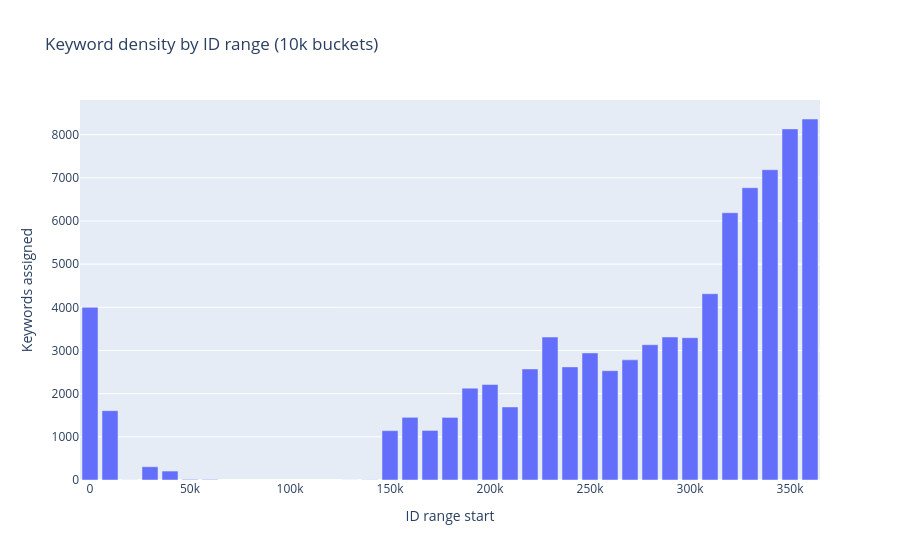

Source (notebook cell):
### Code cell
# Keyword density by ID bucket (proxy for when keywords were added)
df["id_bucket"] = (df["tmdb_keyword_id"] // 10_000) * 10_000
bucket_counts = df.groupby("id_bucket").size().reset_index(name="count")

fig = px.bar(
    bucket_counts,
    x="id_bucket",
    y="count",
    title="Keyword density by ID range (10k buckets)",
    labels={"id_bucket": "ID range start", "count": "Keywords assigned"},
)
fig.show()

### Figure 1 — Plotly figure (JSON) as saved in the notebook; plotly's stock layout.template omitted (floating-point values rounded to 4 significant figures)
{"data": [{"hovertemplate": "ID range start=%{x}<br>Keywords assigned=%{y}<extra></extra>", "legendgroup": "", "marker": {"color": "#636efa", "pattern": {"shape": ""}}, "name": "", "orientation": "v", "showlegend": false, "textposition": "auto", "type": "bar", "x": [0, 10000, 20000, 30000, 40000, 50000, 60000, 130000, 140000, 150000, 160000, 170000, 180000, 190000, 200000, 210000, 220000, 230000, 240000, 250000, 260000, 270000, 280000, 290000, 300000, 310000, 320000, 330000, 340000, 350000, 360000], "xaxis": "x", "y": [3999, 1606, 2, 307, 207, 14, 12, 1, 5, 1143, 1452, 1148, 1450, 2128, 2213, 1692, 2572, 3312, 2620, 2943, 2532, 2783, 3134, 3313, 3296, 4315, 6191, 6770, 7187, 8133, 8362], "yaxis": "y"}], "layout": {"barmode": "relative", "legend": {"tracegroupgap": 0}, "title": {"text": "Keyword density by ID range (10k buckets)"}, "xaxis": {"anchor": "y", "domain": [0.0, 1.0], "title": {"text": "ID range start"}}, "yaxis": {"anchor": "x", "domain": [0.0, 1.0], "title": {"text": "Keywords assigned"}}}}
